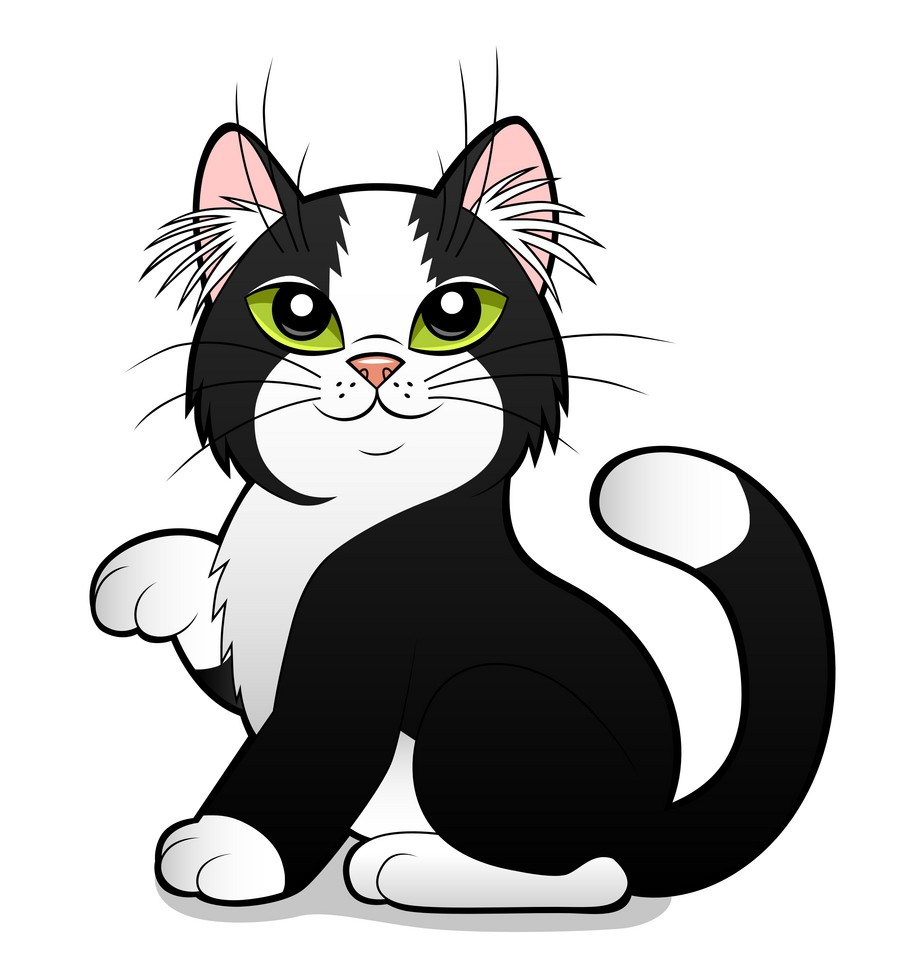
#> input picture images/Sift.jpg, 919 x 980 px
$ python FeatureMatching.py
#> lines starting #> are read from the running program, lines starting #| are printed output that depends on the picture
from cv2 import pencilSketch, sqrt
import numpy as np
import cv2
import matplotlib.pyplot as plt
from scipy import signal
width = 0
height=0
h=0
w=0


# original_img = cv2.imread("./images/cat256.jpg")
# template_img =cv2.imread("./images/cat256_edited_v1.png")

original_img = cv2.imread("./images/Sift.jpg")
#> original_img is the input picture: shape (980, 919, 3); mean B, G, R 189.6, 190.2, 190.7
template_img =cv2.imread("./images/Sift_ori.jpg")
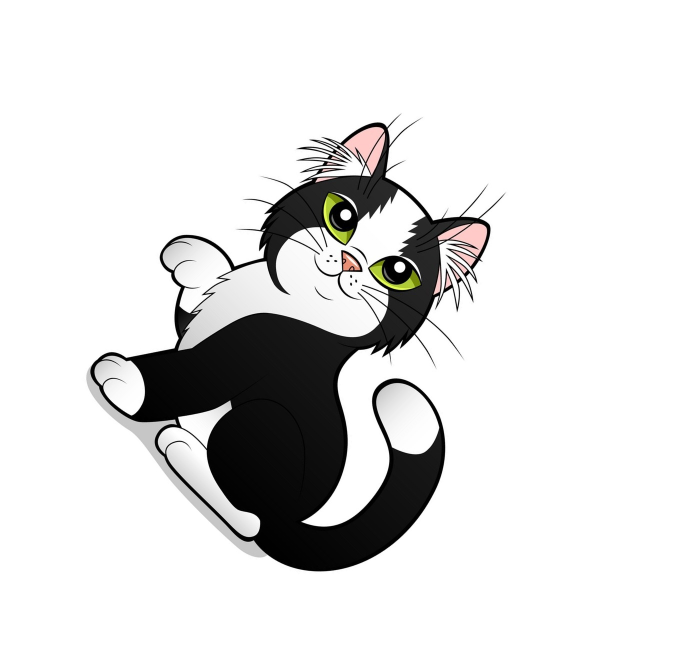
#> input picture images/Sift_ori.jpg, 1345 x 1344 px (shown at 1/2 size)
#> template_img is the input picture: shape (1344, 1345, 3); mean B, G, R 222.4, 222.7, 223

original_img = cv2.resize(original_img,(256,256))
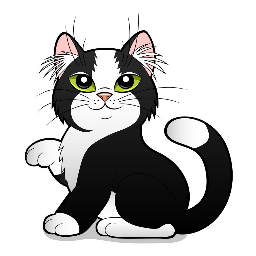
#> original_img: shape (256, 256, 3); mean B, G, R 189.6, 190.2, 190.7
template_img = cv2.resize(template_img,(256,256))
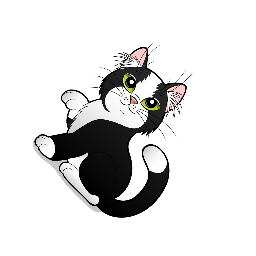
#> template_img: shape (256, 256, 3); mean B, G, R 222.5, 222.8, 223

original_img = cv2.cvtColor(original_img, cv2.COLOR_BGR2GRAY)
#> original_img: shape (256, 256)
template_img = cv2.cvtColor(template_img, cv2.COLOR_BGR2GRAY)
#> template_img: shape (256, 256)

sift = cv2.SIFT_create()
kp1, descriptor1 = sift.detectAndCompute(original_img, None)
#> kp1 = 127 keypoints; strongest (x, y, size): (84, 80, 3.6), (126, 79, 3.6), (101, 219, 1.9), (63, 33, 2.1)
kp2, descriptor2 = sift.detectAndCompute(template_img, None)
#> kp2 = 107 keypoints; strongest (x, y, size): (152, 102, 2.5), (131, 82, 2.6), (118, 198, 2.2), (69, 121, 5.1)
# [4 lines of commented-out code are left out]


def calculateSSD(desc_image1,desc_image2):
    sum_square = 0
    for m in range(len(desc_image2)-1):
        sum_square += (desc_image1[m] - desc_image2[m]) ** 2
#> this loop made 106 passes
#> after the loop, sum_square = 128 values, max 811164 at index 104, min 65242 at index 26, mean 250953.5
        # difference = desc_image1[m] - desc_image2[m]
        # sum_square = np.sum(np.square(difference))
    # The (-) sign here because the condition we applied after this function call is reversed
    SSD = - (np.sqrt(sum_square))
#> SSD = 128 values, max -255.4 at index 26, min -900.6 at index 104, mean -486.1
    return SSD


SSD = calculateSSD(descriptor1,descriptor2)
# print("S",SSD)
# print(len(SSD))

# [47 lines left out: functions calculate_NCC, feature_matching_temp, not called in this run]

# [15 lines of commented-out code are left out]
